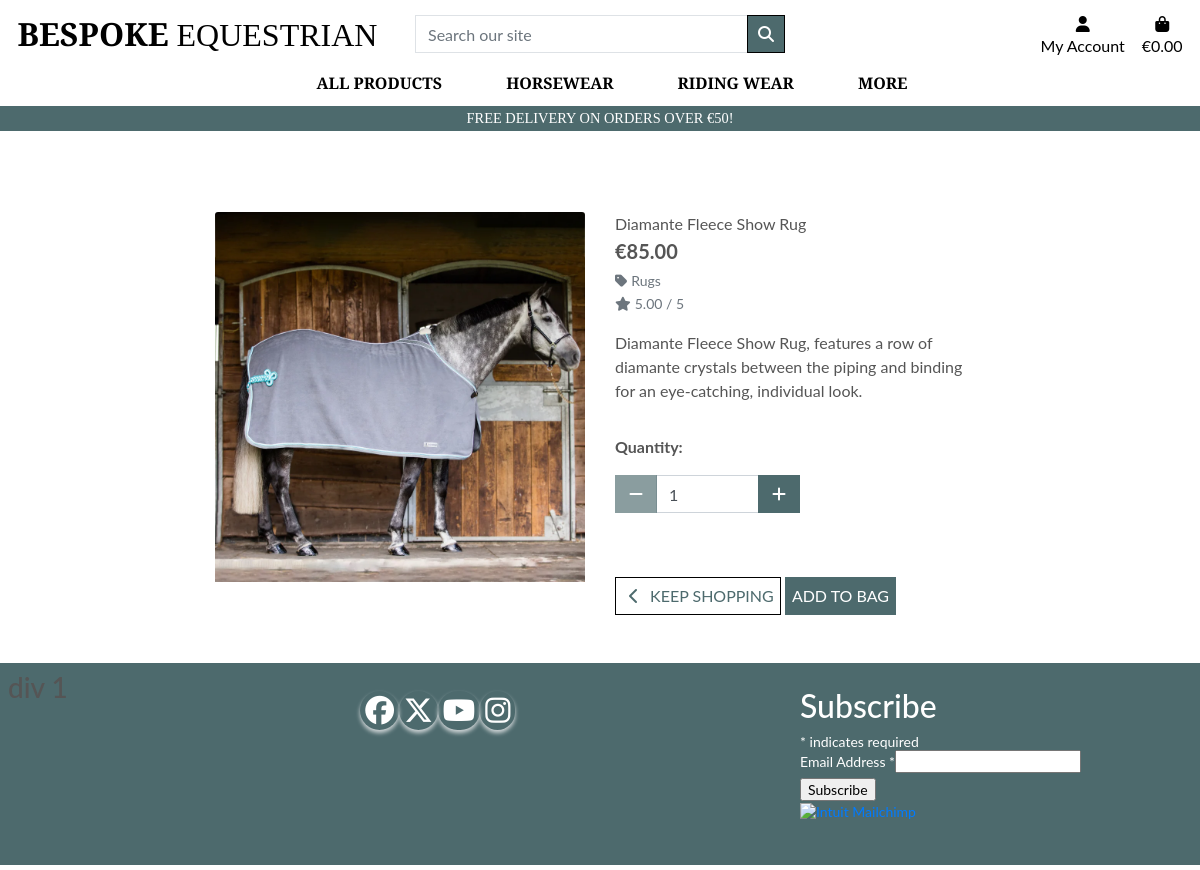
Screenshot of /products/2/ with the database file from the repository.
### products/models.py (models this page shows, shortened)
class Product(models.Model):
    category = models.ForeignKey('Category', null=True, blank=True, on_delete=models.SET_NULL)
    sku = models.CharField(max_length=254, null=True, blank=True)
    name = models.CharField(max_length=254)
    description = models.TextField()
    has_sizes = models.BooleanField(default=False, null=True, blank=True)
    has_colors =models.BooleanField(default=False, null=True, blank=True)
    price = models.DecimalField(max_digits=6, decimal_places=2)
    rating = models.DecimalField(max_digits=6, decimal_places=2, null=True, blank=True)
    image_url = models.URLField(max_length=1024, null=True, blank=True)
    image = models.FileField(null=True, blank=True)

class Category(models.Model):
    name = models.CharField(max_length=254)
    friendly_name = models.CharField(max_length=254, null=True, blank=True)

### products/views.py (the view)
# urls.py: path('<int:product_id>/', views.product_detail, name='product_detail'),
def product_detail(request, product_id):
    product = get_object_or_404(Product, pk=product_id)
    context = {
        'product': product,
    }
    return render(request, 'products/product_detail.html', context)

### bag/contexts.py (called while the page is built, shortened)
def bag_contents(request):
    bag_items = []
    total = 0
    product_count = 0
    bag = request.session.get('bag', {})
    if total < settings.FREE_DELIVERY_THRESHOLD:
        delivery = total * Decimal(settings.STANDARD_DELIVERY_PERCENTAGE / 100)
        free_delivery_delta = settings.FREE_DELIVERY_THRESHOLD - total
    else:
        delivery = 0
        free_delivery_delta = 0
    grand_total = delivery + total
    context = {
        'bag_items': bag_items,
        'total': total,
        'product_count': product_count,
        'delivery': delivery,
        'free_delivery_delta': free_delivery_delta,
        'free_delivery_threshold': settings.FREE_DELIVERY_THRESHOLD,
        'grand_total': grand_total,
    }
    return context

### products/templates/products/product_detail.html (shortened to what this page needs)
{% extends "base.html" %}
{% load static %}
{% block page_header %}
<div class="container header-container">
</div>
{% endblock %}
{% block content %}
<div class="overlay"></div>
<div class="container-fluid">
    <div class="row">
        <div class="col-12 col-md-6 col-lg-4 offset-lg-2">
            <div class="image-container my-5">
                {% if product.image %}
                <a href="{{ product.image.url }}" target="_blank">
                    <img class="card-img-top img-fluid" src="{{ product.image.url }}" alt="{{ product.name }}">
                </a>
                {% else %}
                <a href="">
                    <img class="card-img-top img-fluid" src="{{ MEDIA_URL }}noimage.png" alt="{{ product.name }}">
                </a>
                {% endif %}
            </div>
        </div>
        <div class="col-12 col-md-6 col-lg-4">
            <div class="product-details-container mb-5 mt-md-5">
                <p class="mb-0">{{ product.name }}</p>
                <p class="lead mb-0 text-left font-weight-bold">€{{ product.price }}</p>
                {% if product.category %}
                <p class="small mt-1 mb-0">
                    <a class="text-muted" href="{% url 'products' %}?category={{ product.category.name }}">
                        <i class="fas fa-tag mr-1"></i>{{ product.category.friendly_name }}
                    </a>
                </p>
                {% endif %}
                {% if product.rating %}
                <small class="text-muted"><i class="fas fa-star mr-1"></i>{{ product.rating }} / 5</small>
                {% else %}
                <small class="text-muted">No Rating</small>
                {% endif %}
                <p class="mt-3">{{ product.description }}</p>
                <form class="form" action="{% url 'add_to_bag' product.id %}" method="POST">
                    <div class="form-row">
                        {% with product.has_sizes as s %}
                        <div class="col-12">
                            <p class="mt-3"><strong>Quantity:</strong></p>
                            <div class="form-group w-50">
                                <div class="input-group">
                                    <div class="input-group-prepend">
                                        <button class="decrement-qty btn btn-black rounded-0"
                                            data-item_id="{{ product.id }}" id="decrement-qty_{{ product.id }}">
                                            <span class="icon">
                                                <i class="fas fa-minus"></i>
                                            </span>
                                        </button>
                                    </div>
                                    <input class="form-control qty_input" type="number" name="quantity" value="1"
                                        min="1" max="99" data-item_id="{{ product.id }}" id="id_qty_{{ product.id }}">
                                    <div class="input-group-append">
                                        <button class="increment-qty btn btn-black rounded-0"
                                            data-item_id="{{ product.id }}" id="increment-qty_{{ product.id }}">
                                            <span class="icon">
                                                <i class="fas fa-plus"></i>
                                            </span>
                                        </button>
                                    </div>
                                </div>
                            </div>
                        </div>
                        <div class="col{% if s %}-12 mt-2{% endif %}">
                            <a href="{% url 'products' %}" class="btn btn-outline-black rounded-0 mt-5">
                                <span class="icon">
                                    <i class="fas fa-chevron-left"></i>
                                </span>
                                <span class="text-uppercase">Keep Shopping</span>
                            </a>
                            <input type="submit" class="btn btn-black rounded-0 text-uppercase mt-5" value="Add to Bag">
                        </div>
                        {% endwith %}
                    </div>
                </form>
            </div>
        </div>
    </div>
</div>
{% endblock %}

### static/css/base.css (style rules this page uses)
html { height: 100%; }
body { background-size: cover; height: calc(100vh - 164px); color: #555; font-family: 'Lato'; min-height: 100vh; display: flex; flex-direction: column; }
.icon { align-items: center; display: inline-flex; justify-content: center; height: 1.5rem; width: 1.5rem; }
.btn-black { background: #4D6A6D; color: white; }
.btn-outline-black { background: white; color: #4D6A6D !important; border: 1px solid black; }
.overlay { height: 100%; width: 100%; top: 0; left: 0; position: fixed; background: white; z-index: -1; }
@media (min-width: 1200px) { .container { max-width: 80%; } }
@media (min-width: 992px) { .header-container { padding-top: 164px; } }
.btn.btn-outline-black.rounded-0, .btn.btn-black.rounded-0 { padding: .375rem .375rem; }
.increment-qty, .decrement-qty { padding: .25rem .5rem !important; }

### rows the page displays
Product: image (picture), name "Diamante Fleece Show Rug", price "85.00", category.friendly_name "Rugs", rating "5.00", description "Diamante Fleece Show Rug, features a row of diamante crystals between the piping and binding for an eye-catching, individual look."

### other values shown
{{ free_delivery_threshold }} "50"
